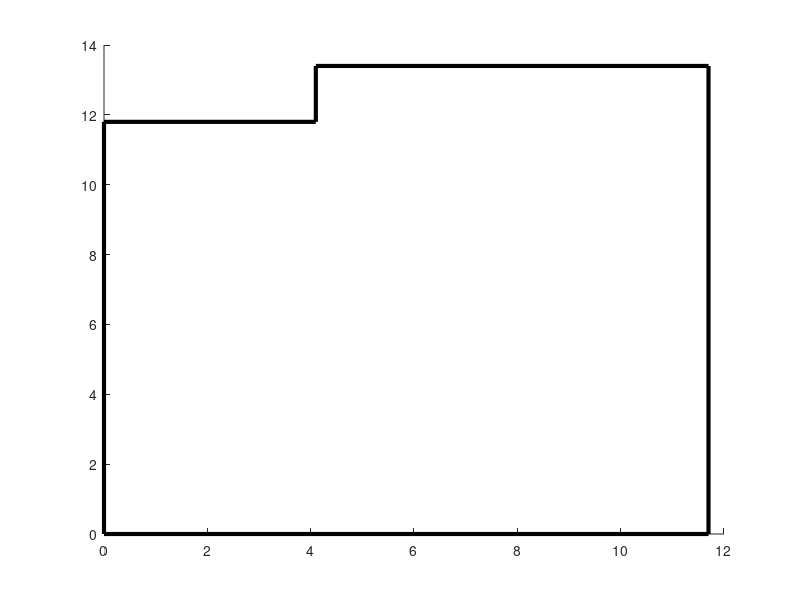

This chart was generated by the following MATLAB code: (Note: this script raises an error after producing the figure.)
function drawPool()
%DRAWPOOL Summary of this function goes here
% draws the pool environment
    global controlArray;
    global controlIndex;
    poolXLims = [0 11.7]';
    poolYLims = [0 13.4]';
    rampXLims = [0 4.1]';
    rampYLims = [11.8 13.4]';
    %controlLine = [1 1; 10 1];
    
    hold on
    plot([poolXLims(1), rampXLims(1), rampXLims(2), rampXLims(2), poolXLims(2), poolXLims(2), poolXLims(1)], [poolYLims(1), rampYLims(1), rampYLims(1), poolYLims(2), poolYLims(2), poolYLims(1), poolYLims(1)], 'black' , 'LineWidth', 3);
    %plot(controlLine(:,1), controlLine(:,2), 'R');
    drawTrack();
    if(controlArray(controlIndex, 1) == 0)
        drawCircle([controlArray(controlIndex, 2);controlArray(controlIndex, 3)],controlArray(controlIndex, 4));
    else
        plot([controlArray(controlIndex, 2);controlArray(controlIndex, 4)], [controlArray(controlIndex, 3);controlArray(controlIndex, 5)], 'r--')
    end
    hold off
end